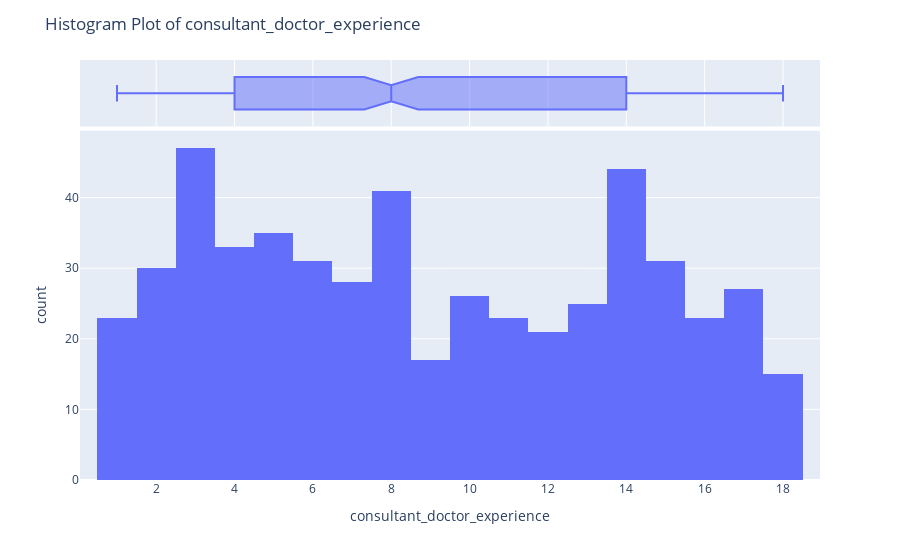

The notebook cell this image was saved under:
### Code cell
fig=px.histogram(simulated_dataframe, x="consultant_doctor_experience", marginal="box")
fig.update_layout(title_text="Histogram Plot of consultant_doctor_experience")
fig.show()

### Figure 1 — Plotly figure (JSON) as saved in the notebook; plotly's stock layout.template omitted (floating-point values rounded to 4 significant figures; data arrays with more than 128 entries replaced by an {"elided": "..."} marker saying what was removed)
{"data": [{"alignmentgroup": "True", "bingroup": "x", "hovertemplate": "consultant_doctor_experience=%{x}<br>count=%{y}<extra></extra>", "legendgroup": "", "marker": {"color": "#636efa", "pattern": {"shape": ""}}, "name": "", "offsetgroup": "", "orientation": "v", "showlegend": false, "type": "histogram", "x": {"elided": "520 int values"}, "xaxis": "x", "yaxis": "y"}, {"alignmentgroup": "True", "hovertemplate": "consultant_doctor_experience=%{x}<extra></extra>", "legendgroup": "", "marker": {"color": "#636efa"}, "name": "", "notched": true, "offsetgroup": "", "showlegend": false, "type": "box", "x": {"elided": "520 int values"}, "xaxis": "x2", "yaxis": "y2"}], "layout": {"barmode": "relative", "legend": {"tracegroupgap": 0}, "margin": {"t": 60}, "title": {"text": "Histogram Plot of consultant_doctor_experience"}, "xaxis": {"anchor": "y", "domain": [0, 1], "title": {"text": "consultant_doctor_experience"}}, "xaxis2": {"anchor": "y2", "domain": [0, 1], "matches": "x", "showgrid": true, "showticklabels": false}, "yaxis": {"anchor": "x", "domain": [0, 0.8316], "title": {"text": "count"}}, "yaxis2": {"anchor": "x2", "domain": [0.8416, 1], "matches": "y2", "showgrid": false, "showline": false, "showticklabels": false, "ticks": ""}}}
